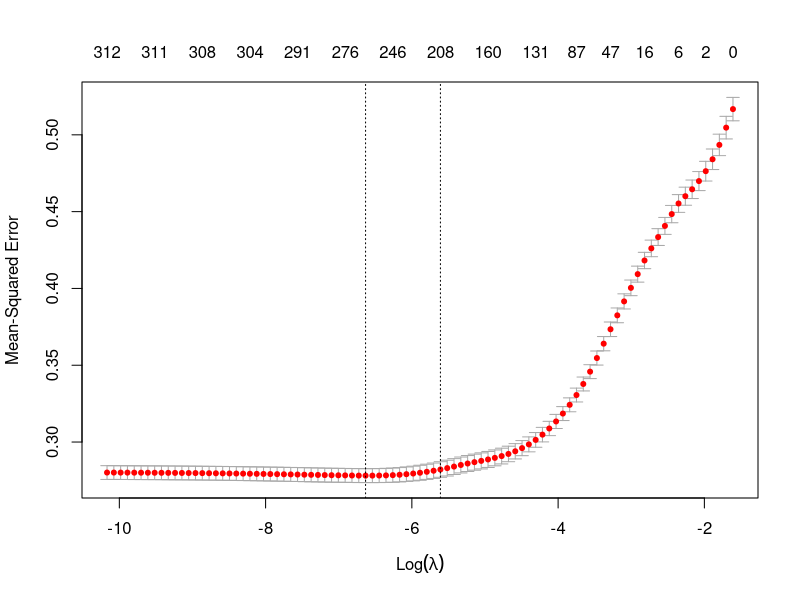

The R source for this figure:
library(glmnet)
library(tidyverse)
library(caret)



set.seed(123)

setwd("~/Term3-project")

nov_df <- read.csv("Data/processed_final.csv")

#scale function
covariates_to_scale <-  c("school_density", "carehome_density", "imd_score", "BAME", "mobility", "rain_rolling_7day","temp_rolling_7day", "prop_urb")
scale_covariates <- function(df, covariates_to_scale) {
  # Define a custom scaling function
  scale <- function(x) {
    (x - mean(x, na.rm = TRUE)) / sd(x, na.rm = TRUE)
  }
  
  # Apply the custom scaling function across specified covariates
  df <- df %>% mutate(across(all_of(covariates_to_scale), scale, .names = "scale_{.col}"))
  
  return(df)
}

nov_df<- scale_covariates(nov_df, covariates_to_scale)
#nov_df$one_week_date <- as.factor(nov_df$one_week_date)
nov_df$site_code <- as.factor(nov_df$site_code)
nov_df<- as.data.frame(nov_df)

#remove rows with NA in target variable
nov_df <- nov_df[!is.na(nov_df$nov_3week), ]

#train/test split
train_index <- sample(1:nrow(nov_df), size = 0.8 * nrow(nov_df))
train_data <- nov_df[train_index, ]
test_data  <- nov_df[-train_index, ]


y_train <- train_data$nov_3week
X_train <- model.matrix(nov_3week ~ -1 + lockdown_step3 + lockdown_step4 + lockdown_planB + lockdown_lifting +
                              scale_school_density + scale_carehome_density + scale_imd_score +scale_BAME+
                              scale_mobility+ scale_rain_rolling_7day+ scale_temp_rolling_7day+ scale_prop_urb+date_index * site_code, data = train_data)
#data.matrix(train_data %>% 
 #               dplyr::select(lockdown_step3, lockdown_step4, lockdown_planB, lockdown_lifting,
  #                            scale_school_density, scale_carehome_density, scale_imd_score, scale_BAME,
   #                           scale_mobility, scale_rain_rolling_7day, scale_temp_rolling_7day, scale_prop_urb,one_week_date, Easting, Northing))
#

#X_test <- data.matrix(test_data %>% 
 #               dplyr::select(lockdown_step3, lockdown_step4, lockdown_planB, lockdown_lifting,
  #                            scale_school_density, scale_carehome_density, scale_imd_score, scale_BAME,
   #                           scale_mobility, scale_rain_rolling_7day, scale_temp_rolling_7day, scale_prop_urb, one_week_date, Easting, Northing))
#
X_test <- model.matrix(nov_3week ~ -1 + lockdown_step3 + lockdown_step4 + lockdown_planB + lockdown_lifting +
                              scale_school_density + scale_carehome_density + scale_imd_score +scale_BAME+
                              scale_mobility+ scale_rain_rolling_7day+ scale_temp_rolling_7day+ scale_prop_urb+date_index * site_code, data = test_data)                       

y_test <- test_data$nov_3week

# Fit the Lasso model
cv_model <- cv.glmnet(X_train, y_train, alpha = 1, family = "gaussian", nfolds = 10)

best_lambda <- cv_model$lambda.min
print(paste("Best lambda:", best_lambda))

pdf("lasso_cv_plot.pdf")
plot(cv_model) 
dev.off()

# Fit the final model using the best lambda
lasso_model <- glmnet(X_train, y_train, alpha = 1, lambda = best_lambda)
print(coef(lasso_model))   

#Predict on the test set
print("Predicting on the test set...")
y_predicted <- predict(lasso_model, s = best_lambda, newx = X_test)

mse <- mean((y_test - y_predicted)^2, na.rm = TRUE)
rmse <- sqrt(mse)
mae <- mean(abs(y_test - y_predicted), na.rm = TRUE)
mape <- mean(abs((y_test - y_predicted) /y_test), na.rm = TRUE) * 100
bias <- mean(y_predicted -y_test, na.rm = TRUE)
pbias <- (bias / mean(y_test, na.rm = TRUE)) * 100
corr <- cor(y_test, y_predicted, use="complete.obs", method="spearman")      

print(paste("Mean Squared Error (MSE):", mse))
print(paste("Root Mean Squared Error (RMSE):", rmse))
print(paste("Mean Absolute Error (MAE):", mae))
print(paste("Mean Absolute Percentage Error (MAPE):", mape))
print(paste("Bias:", bias))
print(paste("Percentage Bias (pBIAS):", pbias))
print(paste("Spearman Correlation (CORR):", corr))  


                       
#find SST and SSE
sst <- sum((y_test - mean(y_test))^2)
sse <- sum((y_predicted - y_test)^2)

#find R-Squared
rsq <- 1 - sse/sst
print(paste("R-squared:",rsq))
